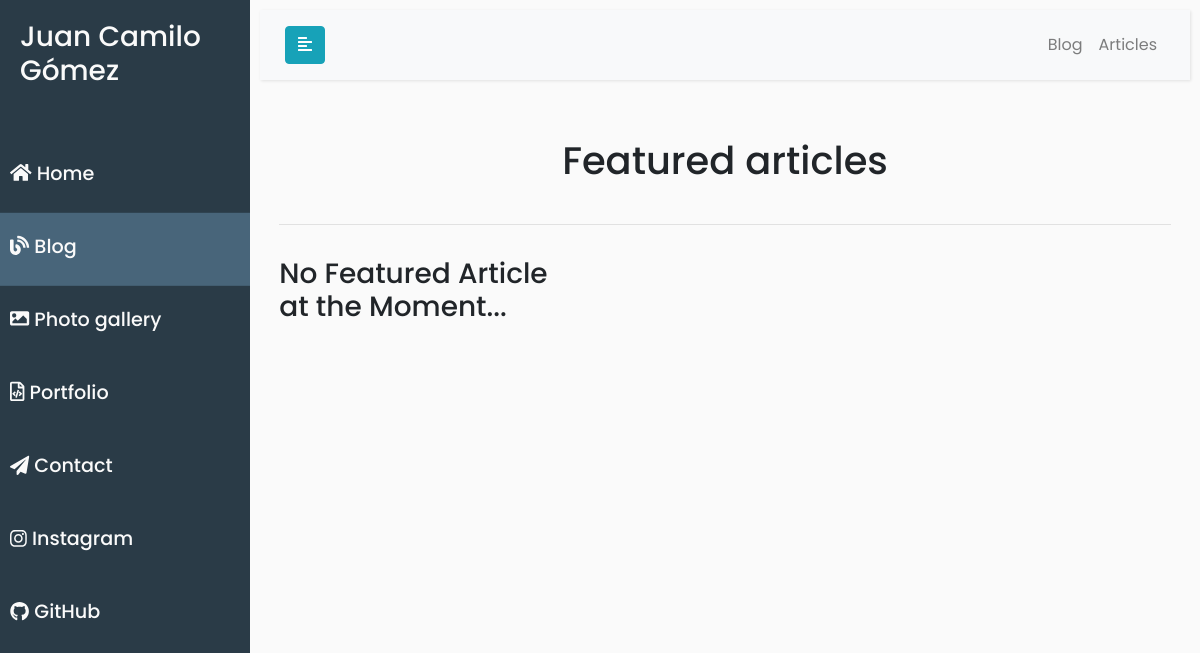
The page /blog/ on the database as committed earlier.
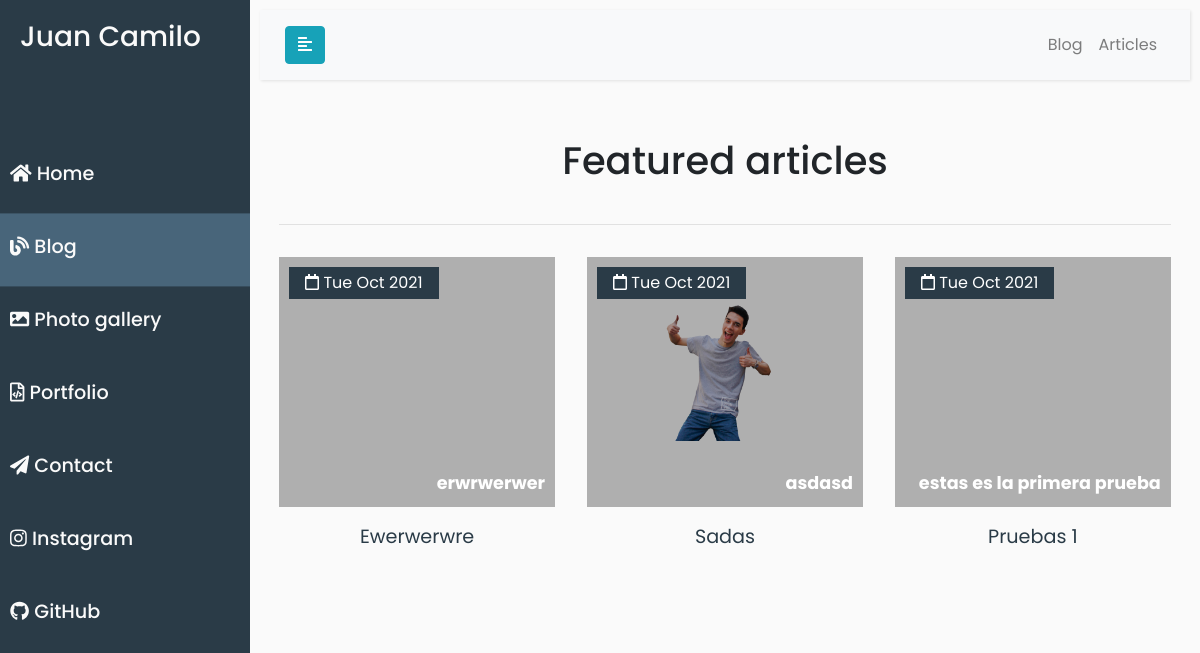
The same page on the database as committed later.
### app/core/models.py (models this page shows, shortened)
class Home(models.Model):
    name = models.CharField(max_length=20, verbose_name='Name of Page')
    acronym = models.CharField(max_length=2, verbose_name='Acronym of Name')
    title = models.CharField(max_length=20, verbose_name='Title of Page')
    instagram_url = models.URLField(verbose_name='Your instagram url')
    github_url = models.URLField(verbose_name='Your Git-Hub url')
    greetings_1 = models.CharField(max_length=5, verbose_name='Greetings in page 1st')
    greetings_2 = models.CharField(max_length=5, verbose_name='Greetings in page 2nd')
    picture = models.ImageField(upload_to='home/' , verbose_name='Your Photo')
    updated = models.DateTimeField(auto_now=True)

### app/blog/models.py (models this page shows, shortened)
class Article(models.Model):
    author = models.ForeignKey(
        Profile, on_delete=models.CASCADE, related_name='author')
    headline = models.CharField(max_length=200)
    sub_headline = models.CharField(max_length=200, null=True, blank=True)
    image = models.ImageField(null=True, blank=True, upload_to="blog/article", default="placeholder.png")
    body = RichTextUploadingField(null=True, blank=True)
    featured = models.BooleanField(default=True)
    tags = models.ManyToManyField(Tag, blank=True)
    options = (
        ('draft', 'Draft'),
        ('published', 'Published'),
    )
    slug = models.SlugField(max_length=250, unique_for_date='publish')
    publish = models.DateTimeField(default=timezone.now)
    status = models.CharField(max_length=10, choices=options, default='draft')
    objects = models.Manager()  # default manager
    articlemanager = ArticleManager()  # custom manager
    def get_absolute_url(self):
        return reverse('blog:article', args=[self.slug])
    class Meta:
        ordering = ('-publish',)

### app/blog/views.py (the view)
# urls.py: path('', views.blog, name='blog'),
def blog(request):
    home = Home.objects.latest('updated')
    featured = Article.articlemanager.filter(featured=True)
    context = {
        'home': home,
        'articles': featured
    }
    return render(request, 'blog/blog.html', context)

### app/blog/models.py (called while the page is built)
        def get_queryset(self):
            return super().get_queryset() .filter(status='published')

### app/static/templates/blog/blog.html (shortened to what this page needs)
{% extends "base/base.html" %} {% load static %}
{% block head %}
<link rel="stylesheet" href="{% static 'css/blog/blog.css' %}" />
{% endblock %}
{% block content %}
<div id="content">
  <div class="topbar">
    <nav class="navbar navbar-expand-lg navbar-light bg-light">
      <div class="container-fluid">
        <button type="button" id="sidebarCollapse" class="btn btn-info">
          <i class="fas fa-align-left"></i>
        </button>
        <div class="collapse navbar-collapse nav__menu" id="navbarSupportedContent">
          <ul class="nav navbar-nav ml-auto">
            <li class="nav-item">
              <a class="nav-link" href="{% url 'blog:blog' %}">Blog</a>
            </li>
            <li class="nav-item">
              <a class="nav-link" href="{% url 'blog:articles' %}">Articles</a>
            </li>
          </ul>
        </div>
      </div>
    </nav>
  </div>
  <section class = "featured" id = "featured">
    <div class = "container2">
      <div class = "title">
        <h2>Featured articles</h2>
      </div>
      <hr>
      <div class = "featured-content">
        {% for article in articles %}
        <div class = "featured-item">
          <div class = "featured-img">
            <a href="{{ article.get_absolute_url }}">
              <img src = "{{ article.image.url }}" alt = "">
              <span><i class='far fa-calendar'></i> {{ article.publish|date:" D M Y" }}</span>
              <span>{{ article.sub_headline }}</span>
            </a>
          </div>
          <div class = "featured-title">
            <a href = "{{ article.get_absolute_url }}">{{ article.headline }}</a>
          </div>
        </div>
          {% empty %}
	        <h3>No Featured Article at the Moment...</h3>
        {% endfor %}
      </div>
    </div>
  </section>
</div>
{% endblock content %}

### app/static/templates/base/base.html (shortened to what this page needs)
{% load static %}
<!DOCTYPE html>
<html lang="en">
    <head>
        <link   rel="stylesheet"
                href="https://stackpath.bootstrapcdn.com/bootstrap/4.1.0/css/bootstrap.min.css"
/>
        <link rel="stylesheet" href="{% static 'css/base/base.css' %}" />
        {% block head %}{% endblock head %}
    </head>
<body>
    <div class="wrapper">
            <nav id="sidebar">
                <div class="sidebar1 sidebar-header">
                    <h3> {{ home.name }} </h3>
                </div>
                <ul class="sidebar2 list-unstyled components">
                    <li class={% if request.path == '/' %}active{% endif %}>
                        <a href="/">
                            <i class="fas fa-home"></i>
                            <h4>Home</h4>
                        </a>
                    </li>
                    <li class={% if request.path == '/blog/' %}active{% endif %}>
                        <a href="/blog">
                            <i class="fas fa-blog"></i>
                            <h4>Blog</h4>
                        </a>
                    </li>
                    <li class={% if request.path == '/gallery/' %}active{% endif %}>
                        <a href="/gallery">
                            <i class="fas fa-image"></i>
                            <h4>Photo gallery</h4>
                        </a>
                    </li>
                    <li class={% if request.path == '/portfolio/' %}active{% endif %}>
                        <a href="/portfolio">
                            <i class="far fa-file-code"></i>
                            <h4>Portfolio</h4>
                        </a>
                    </li>
                    <li class={% if request.path == '/contact/' %}active{% endif %}>
                        <a href="/contact">
                            <i class="fas fa-paper-plane"></i>
                            <h4>Contact</h4>
                        </a>
                    </li>
                    <li>
                        <a href="https://www.instagram.com/juankgmr/" target="_blank">
                            <i class="fab fa-instagram"></i>
                            <h4>Instagram</h4>
                        </a>
                    </li>
                    <li>
                        <a href="https://github.com/juancgr303" >
                            <i class="fab fa-github"></i>
                            <h4>GitHub</h4>
                        </a>
                    </li>
                </ul>
            </nav>
        {% block content %}
        {% endblock  %}
    </div>
</body>
</html>

Rows that differ between the two databases and show on the page:
changed Home: name "Juan Camilo Gómez" → "Juan Camilo"
added Article: publish "Tue Oct 2021", sub_headline "erwrwerwer", headline "Ewerwerwre"
added Article: image (picture), publish "Tue Oct 2021", sub_headline "asdasd", headline "Sadas"
added Article: publish "Tue Oct 2021", sub_headline "estas es la primera prueba", headline "Pruebas 1"
Other text that changed with them:
text no longer shown: "No Featured Article at the Moment..."
